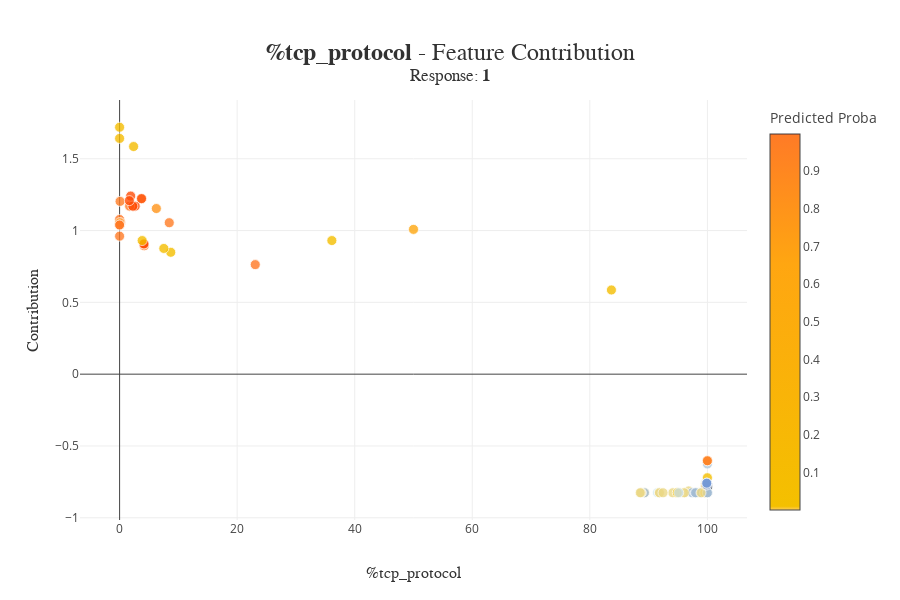

Notebook source saved alongside this figure:
### Code cell
xpl.plot.contribution_plot("%tcp_protocol")
